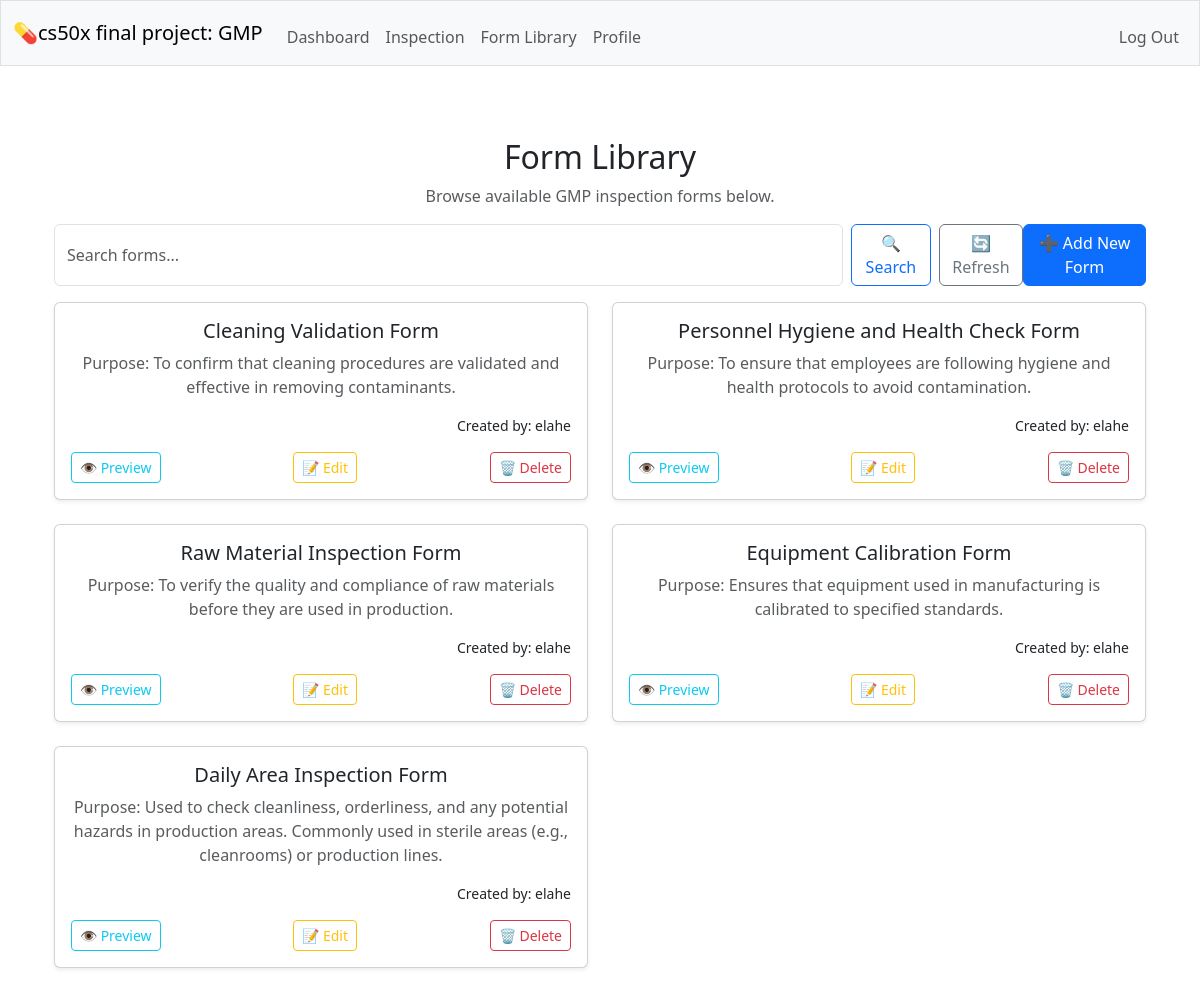
Page /forms_show (signed in) on the committed database.
### tables this page shows
CREATE TABLE forms (id INTEGER PRIMARY KEY AUTOINCREMENT NOT NULL, name TEXT NOT NULL UNIQUE, description TEXT NOT NULL, created_by INTEGER NOT NULL, FOREIGN KEY (created_by) REFERENCES users(id) );

CREATE TABLE users (id INTEGER PRIMARY KEY AUTOINCREMENT NOT NULL, username TEXT NOT NULL UNIQUE, hash TEXT NOT NULL, role TEXT NOT NULL DEFAULT 'inspector', created_at DATETIME DEFAULT CURRENT_TIMESTAMP);

### app.py (the view)
@app.route("/forms_show", methods=["GET", "POST"])
@login_required
def forms_show():
    search_query = request.form.get("search") if request.method == "POST" else None
    if search_query:
        forms = db.execute(
            """SELECT forms.*, users.username AS created_by_name
               FROM forms JOIN users ON forms.created_by = users.id
               WHERE forms.name LIKE ? ORDER BY forms.id DESC""",
            f"%{search_query}%"
        )
    else:
        forms = db.execute(
            """SELECT forms.*, users.username AS created_by_name
               FROM forms JOIN users ON forms.created_by = users.id
               ORDER BY forms.id DESC"""
        )
    return render_template("forms_show.html", forms=forms)

### helpers.py (called while the page is built)
def login_required(f):
    @wraps(f)
    def decorated_function(*args, **kwargs):
        if session.get("user_id") is None:
            return redirect("/login")
        return f(*args, **kwargs)
    return decorated_function

### templates/forms_show.html (shortened to what this page needs)
{% extends "layout.html" %}
{% block main %}
<div class="container mt-4">
    <h2>Form Library</h2>
    <p class="text-muted">Browse available GMP inspection forms below.</p>
    <form method="POST" class="d-flex mb-3">
        <input name="search" class="form-control me-2" type="search" placeholder="Search forms..." aria-label="Search">
        <button class="btn btn-outline-primary me-2" type="submit">🔍 Search</button>
        <a href="/forms_show" class="btn btn-outline-secondary">🔄 Refresh</a>
            <a href="/forms_show/new" class="btn btn-primary ms-auto">➕ Add New Form</a>
    </form>
    {% if forms %}
        <div class="row row-cols-1 row-cols-md-2 g-4">
            {% for form in forms %}
            <div class="col">
                <div class="card h-100 shadow-sm">
                    <div class="card-body">
                        <h5 class="card-title">{{ form.name }}</h5>
                        <p class="card-text text-muted">{{ form.description }}</p>
                        <p class="text-end small">Created by: {{ form.created_by_name }}</p>
                        <div class="d-flex justify-content-between">
                            <a href="/forms_show/{{ form.id }}/preview" class="btn btn-outline-info btn-sm">👁️ Preview</a>
                            <a href="/forms_show/{{ form.id }}/edit" class="btn btn-outline-warning btn-sm">📝 Edit</a>
                            <form method="POST" action="/forms_show/{{ form.id }}/delete" onsubmit="return confirm('Are you sure you want to delete this form? This action cannot be undone.');" style="display:inline;">
                                <button type="submit" class="btn btn-outline-danger btn-sm">🗑️ Delete</button>
                            </form>
                        </div>
                    </div>
                </div>
            </div>
            {% endfor %}
        </div>
    {% else %}
        <p class="text-muted mt-4">No forms found.</p>
    {% endif %}
</div>
{% endblock %}

### rows in the picture
forms: name "Cleaning Validation Form", description "Purpose: To confirm that cleaning procedures are validated and effective in removing contaminants.", created_by_name "elahe"
forms: name "Personnel Hygiene and Health Check Form", description "Purpose: To ensure that employees are following hygiene and health protocols to avoid contamination.", created_by_name "elahe"
forms: name "Raw Material Inspection Form", description "Purpose: To verify the quality and compliance of raw materials before they are used in production.", created_by_name "elahe"
forms: name "Equipment Calibration Form", description "Purpose: Ensures that equipment used in manufacturing is calibrated to specified standards.", created_by_name "elahe"
forms: name "Daily Area Inspection Form", description "Purpose: Used to check cleanliness, orderliness, and any potential hazards in production areas. Commonly used in sterile areas (e.g., cleanrooms) or production lines.", created_by_name "elahe"
